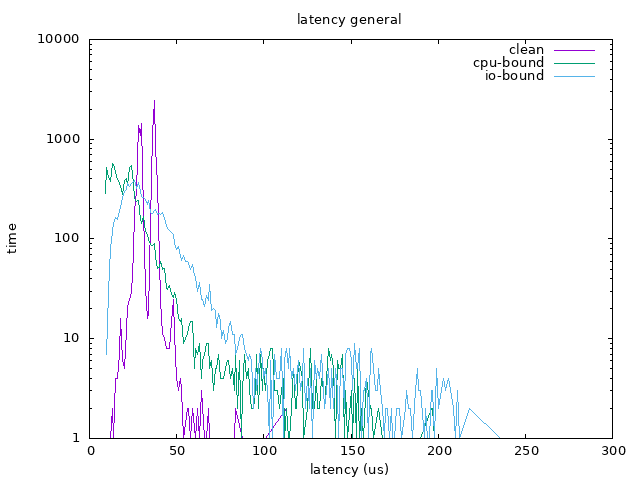

Here is the gnuplot script that generated this plot:
reset                                                                           
set xlabel 'latency (us)'
set ylabel 'time'
set title 'latency general'
set term png enhanced font 'Verdana,10'
set output 'general_log.png'

set log y

plot \
'../../general/mine/clean/latency_ctr.txt' using 1:2 with lines title 'clean', \
'../../general/mine/cpu-bound/latency_ctr.txt' using 1:2 with lines title 'cpu-bound', \
'../../general/mine/io-bound/latency_ctr.txt' using 1:2 with lines title 'io-bound'
